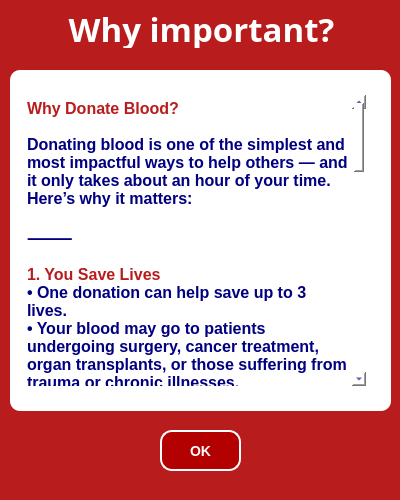
<?xml version="1.0" encoding="UTF-8"?>
<ui version="4.0">
 <class>MainWindow</class>
 <widget class="QMainWindow" name="MainWindow">
  <property name="geometry">
   <rect>
    <x>0</x>
    <y>0</y>
    <width>400</width>
    <height>500</height>
   </rect>
  </property>
  <property name="maximumSize">
   <size>
    <width>400</width>
    <height>500</height>
   </size>
  </property>
  <property name="windowTitle">
   <string>MainWindow</string>
  </property>
  <property name="styleSheet">
   <string notr="true">background-color: rgb(185, 28, 28);</string>
  </property>
  <widget class="QWidget" name="centralwidget">
   <widget class="QScrollArea" name="scrollArea">
    <property name="geometry">
     <rect>
      <x>10</x>
      <y>70</y>
      <width>381</width>
      <height>341</height>
     </rect>
    </property>
    <property name="styleSheet">
     <string notr="true">QWidget {
    border-radius: 10px;
    padding: 8px 2px;
    font-size: 16px;
    font-weight: bold;
    border: none;
	color: rgb(0,0,128);
	background-color: rgb(255, 255, 255);
}</string>
    </property>
    <property name="widgetResizable">
     <bool>true</bool>
    </property>
    <widget class="QWidget" name="scrollContent">
     <property name="geometry">
      <rect>
       <x>0</x>
       <y>0</y>
       <width>365</width>
       <height>325</height>
      </rect>
     </property>
     <property name="styleSheet">
      <string notr="true">background-color: rgb(255, 255, 255);</string>
     </property>
     <layout class="QVBoxLayout" name="scrollLayout">
      <item>
       <widget class="QTextEdit" name="textEdit_2">
        <property name="readOnly">
         <bool>true</bool>
        </property>
        <property name="html">
         <string>&lt;!DOCTYPE HTML PUBLIC &quot;-//W3C//DTD HTML 4.0//EN&quot; &quot;http://www.w3.org/TR/REC-html40/strict.dtd&quot;&gt;
&lt;html&gt;&lt;head&gt;&lt;meta name=&quot;qrichtext&quot; content=&quot;1&quot; /&gt;&lt;meta charset=&quot;utf-8&quot; /&gt;&lt;style type=&quot;text/css&quot;&gt;
p, li { white-space: pre-wrap; }
hr { height: 1px; border-width: 0; }
li.unchecked::marker { content: &quot;\2610&quot;; }
li.checked::marker { content: &quot;\2612&quot;; }
&lt;/style&gt;&lt;/head&gt;&lt;body style=&quot; font-family:'.AppleSystemUIFont'; font-size:16px; font-weight:700; font-style:normal;&quot;&gt;
&lt;p style=&quot; margin-top:0px; margin-bottom:0px; margin-left:0px; margin-right:0px; -qt-block-indent:0; text-indent:0px;&quot;&gt;&lt;span style=&quot; font-family:'Segoe UI'; font-size:16px; color:#b91c1c;&quot;&gt;Why Donate Blood?&lt;/span&gt;&lt;span style=&quot; font-family:'Segoe UI'; font-size:16px;&quot;&gt;&lt;br /&gt;&lt;br /&gt;Donating blood is one of the simplest and most impactful ways to help others — and it only takes about an hour of your time. Here’s why it matters:&lt;br /&gt;&lt;br /&gt;⸻&lt;br /&gt;&lt;br /&gt;&lt;/span&gt;&lt;span style=&quot; font-family:'Segoe UI'; font-size:16px; color:#b91c1c;&quot;&gt;1. You Save Lives&lt;/span&gt;&lt;span style=&quot; font-family:'Segoe UI'; font-size:16px;&quot;&gt;&lt;br /&gt;• One donation can help save up to 3 lives.&lt;br /&gt;• Your blood may go to patients undergoing surgery, cancer treatment, organ transplants, or those suffering from trauma or chronic illnesses.&lt;br /&gt;&lt;br /&gt;⸻&lt;br /&gt;&lt;/span&gt;&lt;span style=&quot; font-family:'Segoe UI'; font-size:16px; color:#b91c1c;&quot;&gt;&lt;br /&gt;2. There’s Always a Need&lt;/span&gt;&lt;span style=&quot; font-family:'Segoe UI'; font-size:16px;&quot;&gt;&lt;br /&gt;• Every 2 seconds, someone in the U.S. needs blood.&lt;br /&gt;• Blood can’t be manufactured — it must come from donors.&lt;br /&gt;• Hospitals rely on a steady supply for emergencies and everyday treatments.&lt;br /&gt;&lt;br /&gt;⸻&lt;br /&gt;&lt;/span&gt;&lt;span style=&quot; font-family:'Segoe UI'; font-size:16px; color:#b91c1c;&quot;&gt;&lt;br /&gt;3. It’s Good for Your Community&lt;/span&gt;&lt;span style=&quot; font-family:'Segoe UI'; font-size:16px;&quot;&gt;&lt;br /&gt;• Your donation may help someone in your town, neighborhood, or even someone you know.&lt;br /&gt;• During disasters or shortages, local donors make the biggest difference.&lt;br /&gt;&lt;br /&gt;⸻&lt;br /&gt;&lt;/span&gt;&lt;span style=&quot; font-family:'Segoe UI'; font-size:16px; color:#b91c1c;&quot;&gt;&lt;br /&gt;4. You Get a Free Health Check&lt;/span&gt;&lt;span style=&quot; font-family:'Segoe UI'; font-size:16px;&quot;&gt;&lt;br /&gt;• Before donating, you’ll get your blood pressure, hemoglobin, pulse, and temperature checked.&lt;br /&gt;• Sometimes, your donation is tested for rare conditions, offering extra peace of mind.&lt;br /&gt;&lt;br /&gt;⸻&lt;br /&gt;&lt;/span&gt;&lt;span style=&quot; font-family:'Segoe UI'; font-size:16px; color:#b91c1c;&quot;&gt;&lt;br /&gt;5. It Feels Good to Do Good&lt;/span&gt;&lt;span style=&quot; font-family:'Segoe UI'; font-size:16px;&quot;&gt;&lt;br /&gt;• Donating is an act of kindness — and a powerful way to give back.&lt;br /&gt;• Many donors say they feel proud, energized, and more connected to their community afterward.&lt;br /&gt;&lt;br /&gt;⸻&lt;br /&gt;&lt;br /&gt;If you’re healthy and eligible, you’re already someone who &lt;/span&gt;&lt;span style=&quot; font-family:'Segoe UI'; font-size:16px; font-style:italic;&quot;&gt;can&lt;/span&gt;&lt;span style=&quot; font-family:'Segoe UI'; font-size:16px;&quot;&gt; make a real difference — with just your blood.&lt;/span&gt;&lt;/p&gt;
&lt;p style=&quot;-qt-paragraph-type:empty; margin-top:0px; margin-bottom:0px; margin-left:0px; margin-right:0px; -qt-block-indent:0; text-indent:0px; font-family:'Segoe UI';&quot;&gt;&lt;br /&gt;&lt;/p&gt;
&lt;p align=&quot;center&quot; style=&quot; margin-top:0px; margin-bottom:0px; margin-left:0px; margin-right:0px; -qt-block-indent:0; text-indent:0px;&quot;&gt;&lt;span style=&quot; font-family:'Segoe UI'; font-size:16px; color:#b91c1c;&quot;&gt;&amp;quot;Be a Hero—Start with a Drop&amp;quot;.&lt;/span&gt;&lt;/p&gt;&lt;/body&gt;&lt;/html&gt;</string>
        </property>
       </widget>
      </item>
     </layout>
    </widget>
   </widget>
   <widget class="QLabel" name="emergencyTitle">
    <property name="geometry">
     <rect>
      <x>30</x>
      <y>10</y>
      <width>343</width>
      <height>38</height>
     </rect>
    </property>
    <property name="font">
     <font>
      <family>Segoe Fluent Icons</family>
      <pointsize>25</pointsize>
      <bold>true</bold>
     </font>
    </property>
    <property name="styleSheet">
     <string notr="true">color: rgb(255, 255, 255);</string>
    </property>
    <property name="text">
     <string>Why important?</string>
    </property>
    <property name="alignment">
     <set>Qt::AlignCenter</set>
    </property>
   </widget>
   <widget class="QPushButton" name="okButton">
    <property name="geometry">
     <rect>
      <x>160</x>
      <y>430</y>
      <width>81</width>
      <height>41</height>
     </rect>
    </property>
    <property name="styleSheet">
     <string notr="true">/* Общий стиль для всего окна */
QWidget {
    background-color: #b30000; /* насыщенный красный */
    font-family: 'Segoe UI', sans-serif;
    color: white;
}

/* Заголовки */
QLabel#titleLabel {
    font-size: 24px;
    font-weight: bold;
    color: white;
}

/* Подзаголовки и текст */
QLabel {
    font-size: 14px;
    color: white;
}

/* Поля ввода */
QLineEdit {
    background-color: white;
    border: 2px solid #ff4d4d;
    border-radius: 10px;
    padding: 6px;
    color: #333;
    font-size: 14px;
}

/* Фокус на поле */
QLineEdit:focus {
    border: 2px solid #ff1a1a;
}

/* Кнопки */
QPushButton {
    background-color: #b30000;
    color: white;
    font-weight: bold;
    font-size: 14px;
    border-radius: 12px;
    padding: 8px 16px;
    border: 2px solid white;
}

QPushButton:hover {
    background-color: #ffcccc;
    color: #800000;
}

QPushButton:pressed {
    background-color: #ffe6e6;
    border: 2px solid #ff9999;
}

/* Ошибки или уведомления */
QLabel#errorLabel {
    color: #ffcccc;
    font-size: 12px;
}

/* Кнопки внизу: Sign In / Sign Up переключение */
QPushButton#switchButton {
    background: transparent;
    color: white;
    font-size: 12px;
    text-decoration: underline;
    border: none;
}

QPushButton#switchButton:hover {
    color: #ff9999;
}</string>
    </property>
    <property name="text">
     <string>OK</string>
    </property>
   </widget>
  </widget>
  <widget class="QMenuBar" name="menubar">
   <property name="geometry">
    <rect>
     <x>0</x>
     <y>0</y>
     <width>400</width>
     <height>21</height>
    </rect>
   </property>
  </widget>
  <widget class="QStatusBar" name="statusbar"/>
 </widget>
 <resources/>
 <connections/>
</ui>
